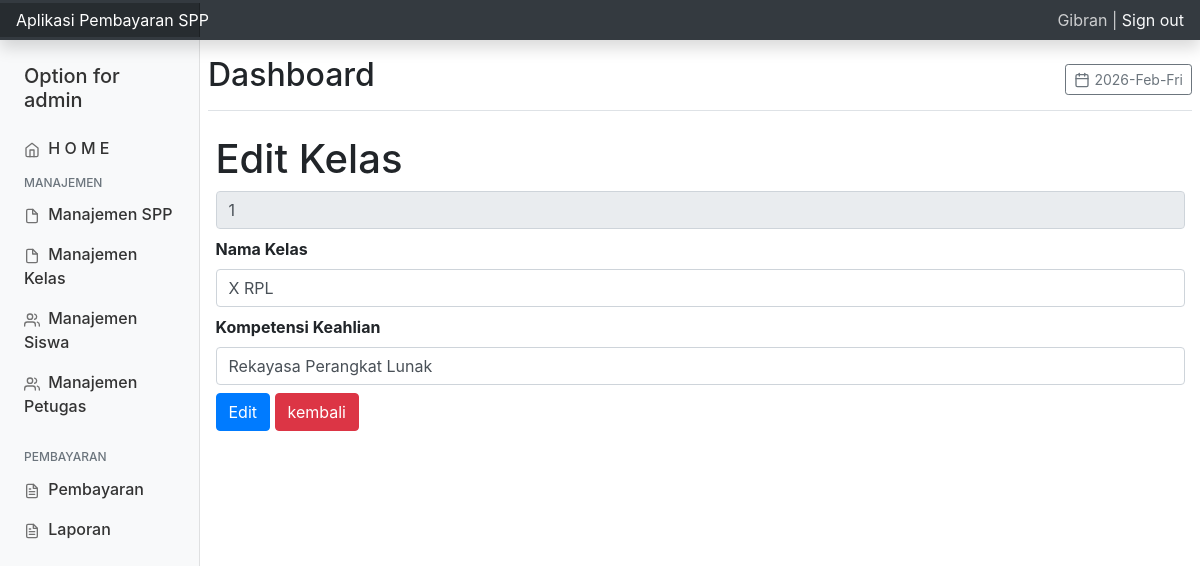
The app's page /petugas/index.php?url=edit_kelas&id=1 (signed in) with its own data.
### tables this page shows
CREATE TABLE `kelas` (
  `id_kelas` int(11) NOT NULL,
  `nama_kelas` varchar(10) NOT NULL,
  `kompetensi_keahlian` varchar(50) NOT NULL
);

### petugas/edit_kelas.php (the view, shortened to what this page needs)
<?php
include "../koneksi.php";
$id_kelas = $_GET['id'];
$query = mysqli_query($koneksi, "SELECT * FROM kelas WHERE id_kelas=$id_kelas");
$data = mysqli_fetch_array($query);
?>
<!DOCTYPE html>
<html>
<head>
</head>
<body>
	<h1>Edit Kelas</h1>
	<form action="?url=aksi_edit_kelas" method="post">
		<div class="form-group mb-2">
			<input name="id" value="<?= $data['id_kelas']; ?>" class="form-control" disabled />
		</div>
		<div class="form-group mb-2">
			<label>Nama Kelas</label>
			<input type="text" name="nama_kelas" value="<?= $data['nama_kelas']; ?>" class="form-control" required />
		</div>
		<div class="form-group mb-2">
			<label>Kompetensi Keahlian</label>
			<input type="text" name="kompetensi_keahlian" value="<?= $data['kompetensi_keahlian']; ?>" class="form-control" required/>
		</div>
		<input type="submit" value="Edit" class="btn btn-primary">
		<a href="?url=td_kelas"><input type="button" value="kembali" class="btn btn-danger" onclick="return confirm('Anda yakin akan keluar?');"></a>
</body>
</html>

### style/css/dashboard.css (style rules this page uses)
body { font-size: .875rem; }

### records on screen
kelas: id "1", nama_kelas "X RPL", kompetensi_keahlian "Rekayasa Perangkat Lunak"

### other values on screen
$_SESSION['nama_petugas'] "Gibran"
$_SESSION['level'] "admin"
